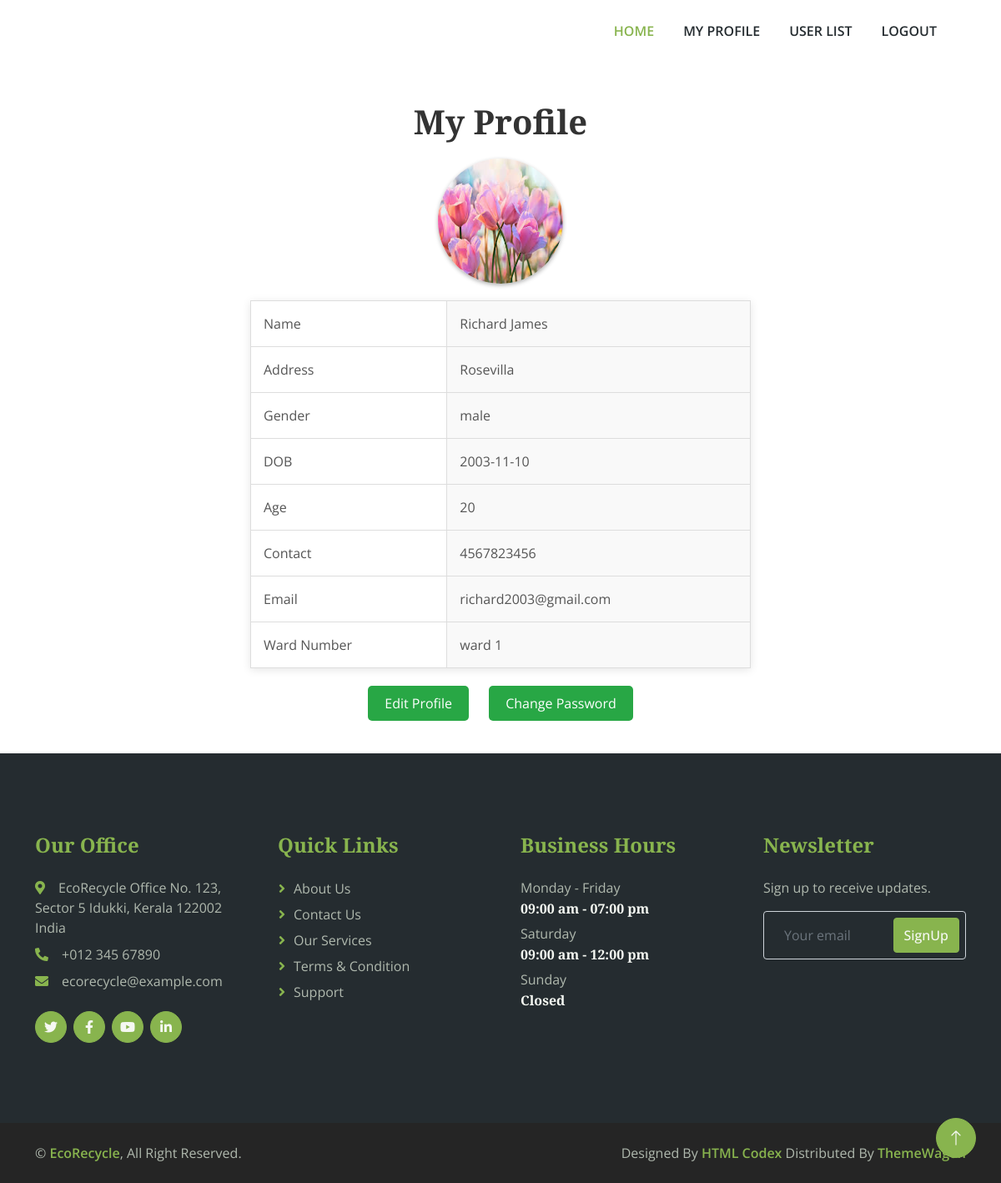
/Wastepicker/MyProfile.php (signed in), run on the app's committed database.
### tables this page shows
CREATE TABLE IF NOT EXISTS `tbl_wastepicker` (
  `wastepicker_id` int(11) NOT NULL AUTO_INCREMENT,
  `wastepicker_name` varchar(20) NOT NULL,
  `wastepicker_address` varchar(50) NOT NULL,
  `wastepicker_gender` varchar(10) NOT NULL,
  `wastepicker_dob` date NOT NULL,
  `wastepicker_age` int(2) NOT NULL,
  `wastepicker_contact` varchar(10) NOT NULL,
  `ward_id` int(11) NOT NULL,
  `wastepicker_email` varchar(50) NOT NULL,
  `wastepicker_password` varchar(10) NOT NULL,
  `wastepicker_aadhar` varchar(50) NOT NULL,
  `wastepicker_license` varchar(500) NOT NULL,
  `wastepicker_photo` varchar(500) NOT NULL,
  `wastepicker_status` int(11) NOT NULL DEFAULT '0',
  PRIMARY KEY (`wastepicker_id`)
);

CREATE TABLE IF NOT EXISTS `tbl_ward` (
  `ward_id` int(11) NOT NULL AUTO_INCREMENT,
  `ward_no` varchar(20) NOT NULL,
  PRIMARY KEY (`ward_id`)
);

### Wastepicker/MyProfile.php (the view, shortened to what this page needs)
<?php
include("Head.php");
?>
<!DOCTYPE html PUBLIC "-//W3C//DTD XHTML 1.0 Transitional//EN" "http://www.w3.org/TR/xhtml1/DTD/xhtml1-transitional.dtd">
<html xmlns="http://www.w3.org/1999/xhtml">
<head>
</head>
<body>
<br /><br />
<form id="form1" name="form1" method="post" action="">
<h1 align="center">My Profile</h1>
  <?php
  $sel = "select * from tbl_wastepicker u inner join tbl_ward w on w.ward_id = u.ward_id where u.wastepicker_id = '".$_SESSION["wid"]."'";
  $result = mysql_query($sel);
  $data = mysql_fetch_array($result);
  ?>
  <img src="../Assest/File/Wastepicker/<?php echo $data["wastepicker_photo"] ?>" width="400" height="250" class="img"/>
  <table align="center">
    <tr>
      <td>Name</td>
      <td><?php echo $data["wastepicker_name"] ?></td>
    </tr>
    <tr>
      <td>Address</td>
      <td><?php echo $data["wastepicker_address"] ?></td>
    </tr>
    <tr>
      <td>Gender</td>
      <td><?php echo $data["wastepicker_gender"] ?></td>
    </tr>
     <tr>
      <td>DOB</td>
      <td><?php echo $data["wastepicker_dob"] ?></td>
    </tr>
    <tr>
      <td>Age</td>
      <td><?php echo $data["wastepicker_age"] ?></td>
    </tr>
    <tr>
      <td>Contact</td>
      <td><?php echo $data["wastepicker_contact"] ?></td>
    </tr>
    <tr>
      <td>Email</td>
      <td><?php echo $data["wastepicker_email"] ?></td>
    </tr>
    <tr>
      <td>Ward Number</td>
      <td><?php echo $data["ward_no"] ?></td>
    </tr>
  </table>
  <div class="button-container">
    <a href="EditProfile.php" class="form-btn">Edit Profile</a>
    <a href="ChangePassword.php" class="form-btn">Change Password</a>
  </div>
</form>
</body>
</html>
<?php include("Foot.php") ?>

### Assest/Templates/User/css/style.css (style rules this page uses)
:root { --primary: #88B44E; --secondary: #FB9F38; --light: #F5F8F2; --dark: #252C30; }

### Wastepicker/MyProfile.php (style rules this page uses)
h1 { text-align: center; color: #333; margin-bottom: 20px; }
table { width: 50%; margin: 20px auto; border-collapse: collapse; background-color: #fff; box-shadow: 0 2px 10px rgba(0,0,0,0.1); }
td { padding: 15px; border: 1px solid #ddd; text-align: left; color: #555; }
td:nth-child(even) { background-color: #f9f9f9; }
.img { width: 150px; height: 150px; border-radius: 50%; box-shadow: 0 2px 5px rgba(0,0,0,0.3); display: block; margin: 0 auto 20px auto; }
.form-btn { text-decoration: none; color: #fff; background-color: #28a745; margin: 10px; padding: 10px 20px; border: none; border-radius: 5px; cursor: pointer; transition: transform 0.3s ease, background-color 0.3s ease; }
.button-container { text-align: center; margin-top: 30px; }

### data on the page
tbl_wastepicker: wastepicker_photo (picture), wastepicker_name "Richard James", wastepicker_address "Rosevilla", wastepicker_gender "male", wastepicker_dob "2003-11-10", wastepicker_age "20", wastepicker_contact "4567823456", wastepicker_email "richard2003@gmail.com", ward.ward_no "ward 1"
